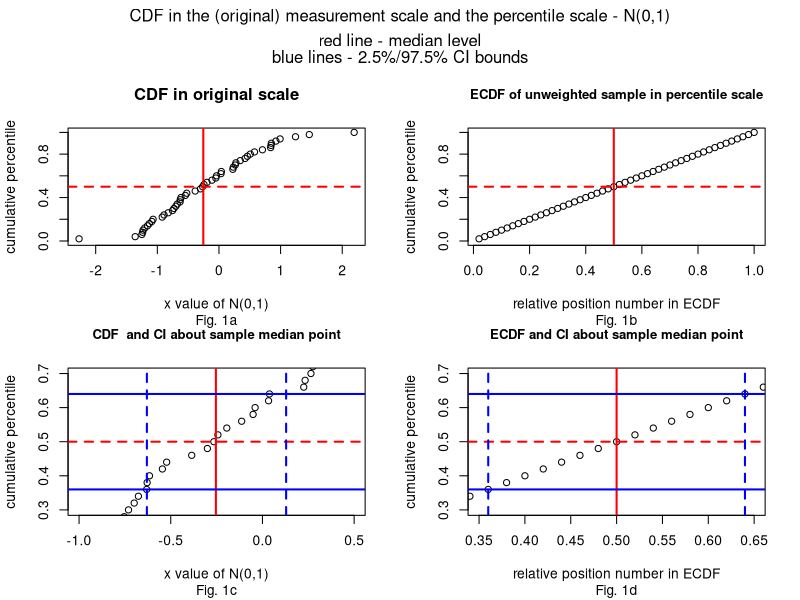
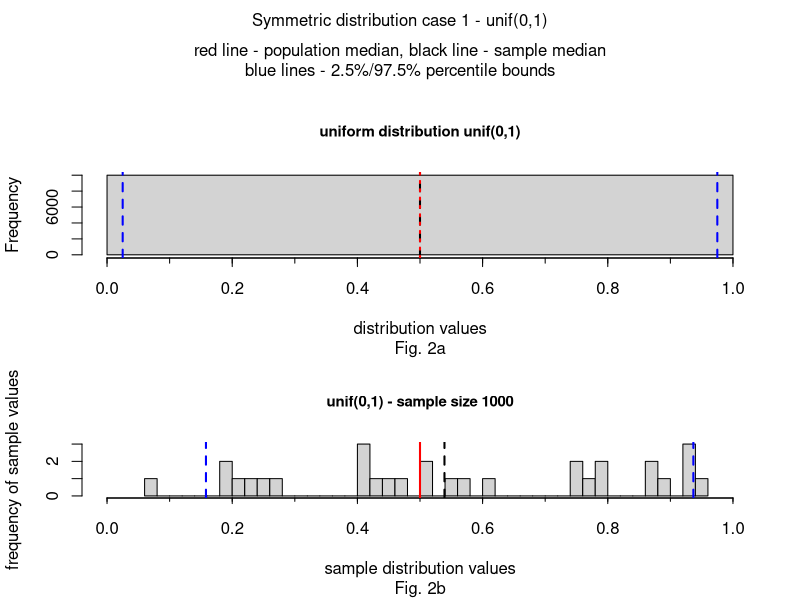
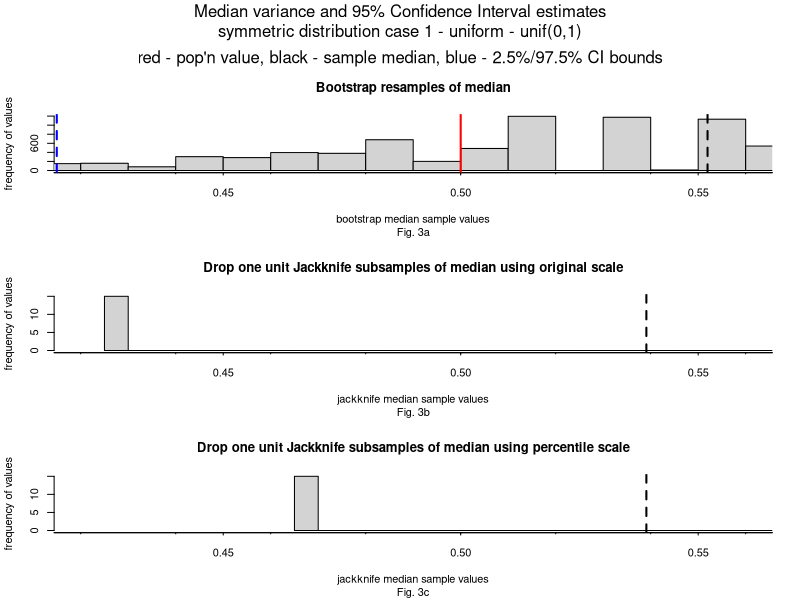
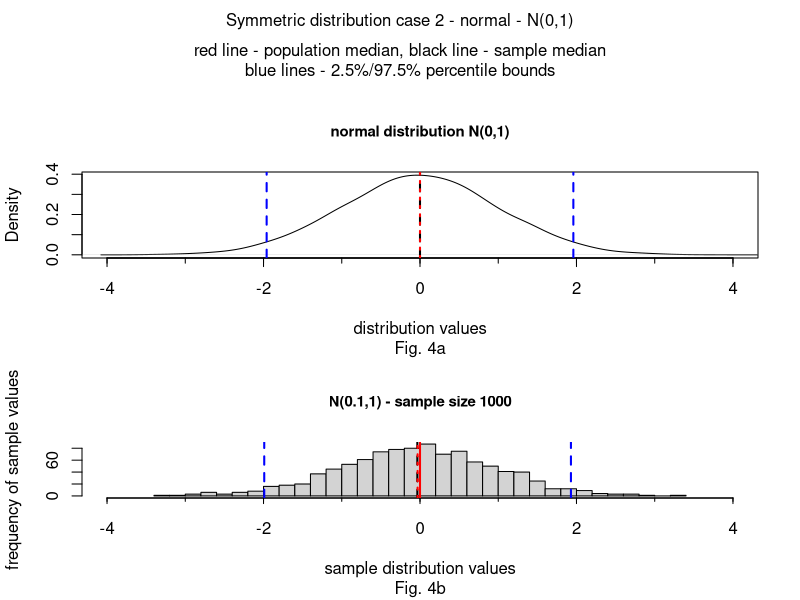
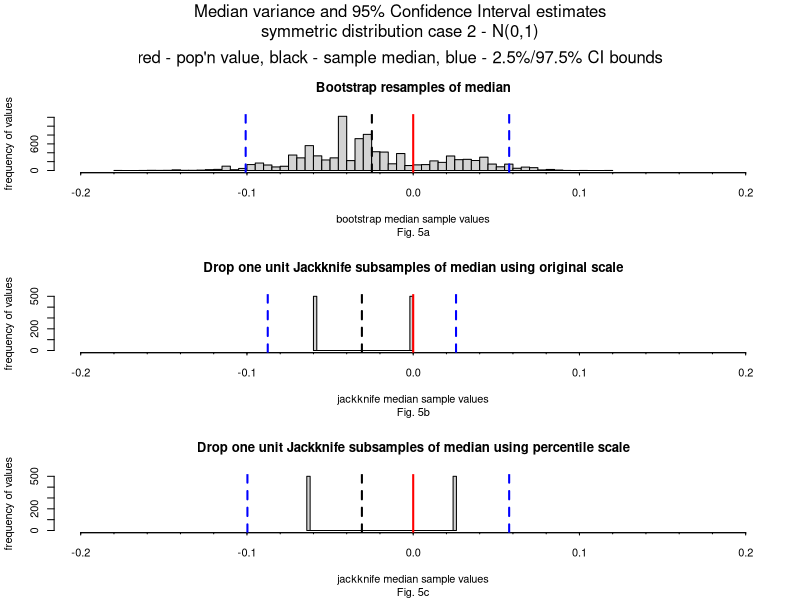
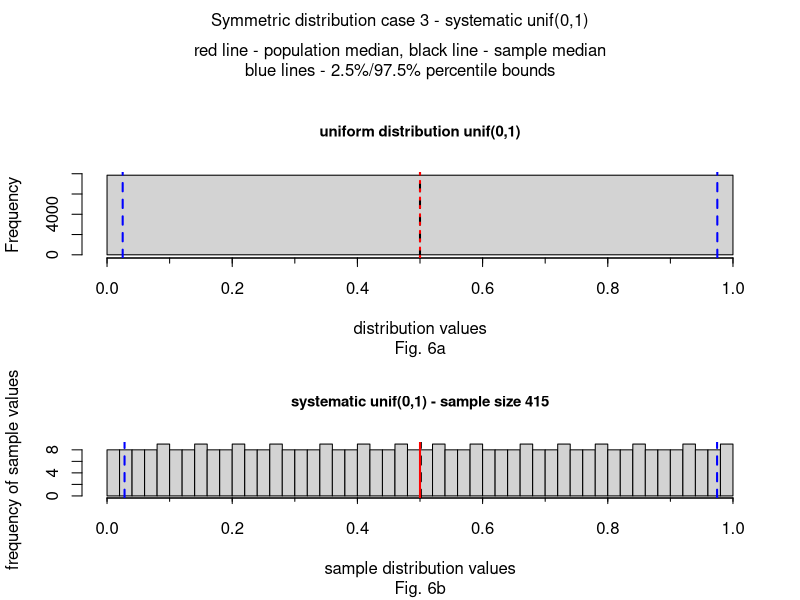
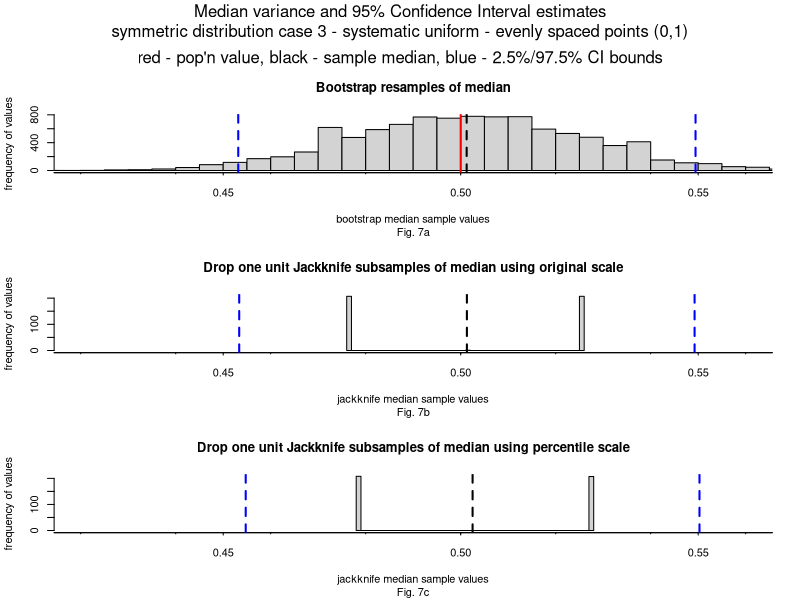
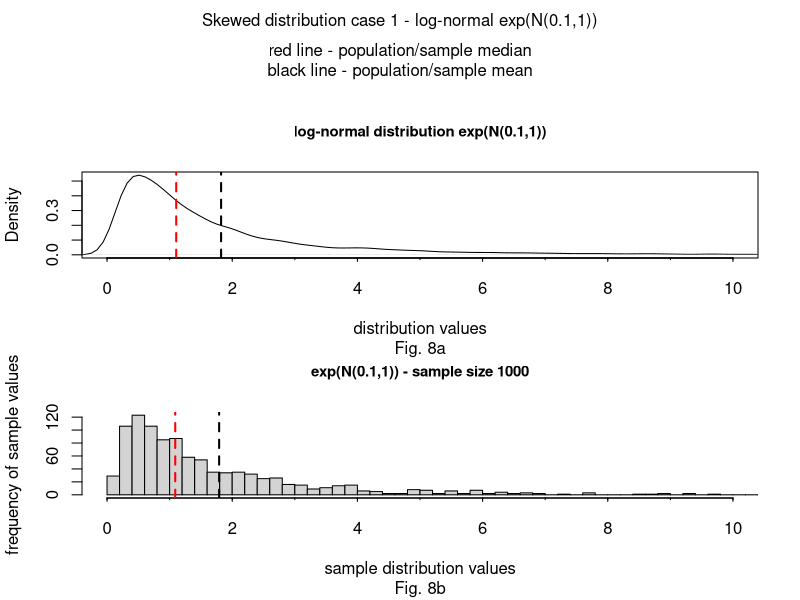

Recreate these plots in R, in order.
## ---- chunk 1

set.seed(2618)
samp <- rnorm(50,0,1)
Fn <- ecdf(samp)
yval <- Fn(samp)

setdata <- as.data.frame(cbind(samp,yval))
setdata <- setdata[order(setdata[,"yval"]),]
#length(setdata)
setdata[,3] <- as.vector(c(1:50)/50)
#head(setdata)

colnames(setdata) <- c("orig scale","cdf value","percentscale")

library(boot)
stat <- function(x, i) {median(x[i])}
boot.out <- boot(data = setdata[,1],
                 statistic = stat,
                 R = 10000)
# boot.ci(boot.out)
# print("mean of bootstrap samples")
# mean(boot.out$t)
# median(boot.out$t)
# print("standard error of bootstrap samples")
# sd(boot.out$t)
outboot <- quantile(boot.out$t,probs=c(.025,.15865,.5,.6827,.975))


n <- length(samp)
theta <- median(samp)
jkinv <- sapply(1 : n,
             function(i) {Fn <- ecdf(samp[-i]);
                             Fn(theta)}
)

thetaBarinv <- mean(jkinv)
jkexpinv <- (jkinv-thetaBarinv)*sqrt(n)+thetaBarinv
jkexpandinv <- quantile(samp,jkexpinv) 
#head(jkexpandinv)
biasEstinv <- (n - 1) * (thetaBarinv - theta)
seEstinv <- sqrt((n - 1) * mean((jkinv - thetaBarinv)^2))


par(mfrow=c(2,2))
par(fig=c(0,0.5,0.45,0.9))

plot(y=yval,x=samp,ylim=c(0,1),main="CDF in original scale",xlab="x value of N(0,1)",ylab="cumulative percentile",sub="Fig. 1a")
abline(h=0.5,col="red",lwd=2,lty=2)
abline(v=median(samp),col="red",lwd=2,lty=1)


par(fig=c(0.5,1,0.45,0.9), new=TRUE)
plot(y=setdata[,"cdf value"],x=setdata[,"percentscale"],ylim=c(0,1),main="ECDF of unweighted sample in percentile scale",xlab="relative position number in ECDF",ylab="cumulative percentile",cex.main=0.95,sub="Fig. 1b")
abline(h=0.5,col="red",lwd=2,lty=2)
abline(v=0.5,col="red",lwd=2,lty=1)


par(fig=c(0,0.5,0,0.5), new=TRUE)

plot(y=yval,x=samp,xlim=c(-1,.5),ylim=c(.3,.7),main="CDF  and CI about sample median point",xlab="x value of N(0,1)",ylab="cumulative percentile",cex.main=0.95,sub="Fig. 1c")
abline(h=0.5,col="red",lwd=2,lty=2)
abline(v=median(samp),col="red",lwd=2,lty=1)
abline(v=outboot[1],col="blue",lwd=2,lty=2)
abline(v=outboot[5],col="blue",lwd=2,lty=2)
Fn <- ecdf(samp)
abline(h=Fn(outboot[1]),col="blue",lwd=2,lty=1)
abline(h=Fn(outboot[5]),col="blue",lwd=2,lty=1)

par(fig=c(0.5,1,0,0.5), new=TRUE)
plot(y=setdata[,"cdf value"],x=setdata[,"percentscale"],xlim=c(.35,.65),ylim=c(.3,.7),main="ECDF and CI about sample median point",xlab="relative position number in ECDF",ylab="cumulative percentile",cex.main=0.95,sub="Fig. 1d")
abline(h=0.5,col="red",lwd=2,lty=2)
abline(v=0.5,col="red",lwd=2,lty=1)
abline(v=0.5-1.96*seEstinv,col="blue",lwd=2,lty=2)
abline(v=0.5+1.96*seEstinv,col="blue",lwd=2,lty=2)
abline(h=0.5-1.96*seEstinv,col="blue",lwd=2,lty=1)
abline(h=0.5+1.96*seEstinv,col="blue",lwd=2,lty=1)


mtext("CDF in the (original) measurement scale and the percentile scale - N(0,1)", side=3, outer=TRUE, line=-1.5)
mtext("red line - median level", side=3, outer=TRUE, line=-3)
mtext("blue lines - 2.5%/97.5% CI bounds", side=3, outer=TRUE, line=-4)

## ---- chunk 2

setwd("d:/courses/research/variance")

# small sample size 1000 
set.seed(971)
symm <- runif(30,0,1)

library(boot)
stat <- function(x, i) {median(x[i])}
boot.out <- boot(data = symm,
                 statistic = stat,
                 R = 10000)
boot.ci(boot.out)
print("mean of bootstrap samples")
mean(boot.out$t)
print("standard error of bootstrap samples")
sd(boot.out$t)
outboot <- quantile(boot.out$t,probs=c(.025,.15865,.5,.6827,.975))




par(mfrow=c(2,1))
par(fig=c(0,1,0.4,0.85))

#large sample size
set.seed(92513)
symmdist <- runif(10000,0,1)
hist(symmdist,breaks=1,xlim=c(0,1),main="uniform distribution unif(0,1)",xaxt="n",sub="Fig. 2a",xlab="distribution values",cex.main=0.9)
axis(1, at=seq(0,1,.1), label=F, tick=T, tck=-.06)
axis(1, at=seq(0,1,.2), tck=-.1)

abline(v=0.5,col="black",lwd=2,lty=2)
abline(v=0.5,col="red",lwd=2,lty=3)
abline(v=0.025,col="blue",lwd=2,lty=2)
abline(v=0.975,col="blue",lwd=2,lty=2)

par(fig=c(0,1,0,0.4), new=TRUE)

hist(symm,breaks=40,xlim=c(0,1),main="unif(0,1) - sample size 1000",xaxt="n",sub="Fig. 2b",xlab="sample distribution values",ylab="frequency of sample values",cex.main=0.9)
meannormsamp <- mean(symm)
mednormsamp <- median(symm)
axis(1, at=seq(0,1,.1), label=F, tick=T, tck=-.06)
axis(1, at=seq(0,1,.2), tck=-.1)
abline(v=mednormsamp,col="black",lwd=2,lty=2)
abline(v=0.5,col="red",lwd=2,lty=1)
abline(v=quantile(symm,probs=c(.025)),col="blue",lwd=2,lty=2)
abline(v=quantile(symm,probs=c(.975)),col="blue",lwd=2,lty=2)

mtext("Symmetric distribution case 1 - unif(0,1)", side=3, outer=TRUE, line=-1.5)
mtext("red line - population median, black line - sample median", side=3, outer=TRUE, line=-3)
mtext("blue lines - 2.5%/97.5% percentile bounds", side=3, outer=TRUE, line=-4)




# jackknife calculations in original scale of observations


n <- length(symm)
theta <- median(symm)
jk <- sapply(1 : n,
             function(i) median(symm[-i])
)
thetaBar <- mean(jk)
jkexpand <- (jk-thetaBar)*sqrt(n)+thetaBar
biasEst <- (n - 1) * (thetaBar - theta)
seEst <- sqrt((n - 1) * mean((jk - thetaBar)^2))
print("jackknife median estimate using calculations in original scale")
thetaBar
print("jackknife median CI lower bound using calculations in original scale")
thetaBar-1.96*seEst
print("jackknife median CI upper bound using calculations in original scale")
thetaBar+1.96*seEst



# jackknife calculations in percentile scale and then backtransforming results to observed scale 


n <- length(symm)
theta <- median(symm)
jkinv <- sapply(1 : n,
             function(i) {Fn <- ecdf(symm[-i]);
                             Fn(theta)}
)
jkinv

thetaBarinv <- mean(jkinv)
jkexpinv <- (jkinv-thetaBarinv)*sqrt(n)+thetaBarinv
jkexpandinv <- quantile(symm,jkexpinv) 
#head(jkexpandinv)
biasEstinv <- (n - 1) * (thetaBarinv - theta)
seEstinv <- sqrt((n - 1) * mean((jkinv - thetaBarinv)^2))

print("")
print("jackknife median estimate using calculations in percentile scale")
print("and then backtransformed to original scale")
quantile(symm,thetaBarinv)
print("jackknife median estimate lower bound using calculations in ")
print("percentile scale and then backtransformed to original scale")
quantile(symm,thetaBarinv-1.96*seEstinv)
print("jackknife median estimate upper bound using calculations in ")
print("percentile scale and then backtransformed to original scale")
quantile(symm,thetaBarinv+1.96*seEstinv)


par(mfrow=c(3,1))
par(fig=c(0,1,0.6,0.9))

hist(boot.out$t,breaks=60,xlim=c(.42,.56),main="Bootstrap resamples of median",xaxt="n",sub="Fig. 3a",xlab="bootstrap median sample values",ylab="frequency of values",)
medianest <- mean(boot.out$t)
axis(1, at=seq(.4,.6,.02), label=F, tick=T, tck=-.02)
axis(1, at=seq(.4,.6,.05), tck=-.04)
abline(v=medianest,col="black",lwd=2,lty=2)
abline(v=0.5,col="red",lwd=2,lty=1)
abline(v=outboot[1],col="blue",lwd=2,lty=2)
abline(v=outboot[5],col="blue",lwd=2,lty=2)


par(fig=c(0,1,0.3,0.6), new=TRUE)
hist(jkexpand,breaks=40,xlim=c(.42,.56),main="Drop one unit Jackknife subsamples of median using original scale",xaxt="n",sub="Fig. 3b",xlab="jackknife median sample values",ylab="frequency of values",)
 
axis(1, at=seq(.4,.6,.02), label=F, tick=T, tck=-.02)
axis(1, at=seq(.4,.6,.05), tck=-.04)
abline(v=thetaBar,col="black",lwd=2,lty=2)
abline(v=0,col="red",lwd=2,lty=1)
abline(v=thetaBar-1.96*seEst,col="blue",lwd=2,lty=2)
abline(v=thetaBar+1.96*seEst,col="blue",lwd=2,lty=2)



par(fig=c(0,1,0,0.3), new=TRUE)
hist(jkexpandinv,breaks=40,xlim=c(.42,.56),main="Drop one unit Jackknife subsamples of median using percentile scale",xaxt="n",sub="Fig. 3c",xlab="jackknife median sample values",ylab="frequency of values",)
 
axis(1, at=seq(.4,.6,.02), label=F, tick=T, tck=-.02)
axis(1, at=seq(.4,.6,.05), tck=-.04)
abline(v=quantile(symm,thetaBarinv),col="black",lwd=2,lty=2)
abline(v=0,col="red",lwd=2,lty=1)
abline(v=quantile(symm,thetaBarinv-1.96*seEstinv),col="blue",lwd=2,lty=2)
abline(v=quantile(symm,thetaBarinv+1.96*seEstinv),col="blue",lwd=2,lty=2)

mtext("Median variance and 95% Confidence Interval estimates", side=3, outer=TRUE, line=-1.5)
mtext("symmetric distribution case 1 - uniform - unif(0,1)", side=3, outer=TRUE, line=-3)
mtext("red - pop'n value, black - sample median, blue - 2.5%/97.5% CI bounds", side=3, outer=TRUE, line=-5)

## ---- chunk 3
setwd("d:/courses/research/variance")

par(mfrow=c(2,1))
par(fig=c(0,1,0.4,0.85))

#large sample size
set.seed(92513)
symm <- rnorm(10000,0,1)
plot(density(symm,bw=.2),xlim=c(-4,4),main="normal distribution N(0,1)",xaxt="n",sub="Fig. 4a",xlab="distribution values",cex.main=0.9)
axis(1, at=seq(-4,4), label=F, tick=T, tck=-.06)
axis(1, at=seq(-4,4,2), tck=-.1)

abline(v=0,col="black",lwd=2,lty=2)
abline(v=0,col="red",lwd=2,lty=3)
abline(v=0-1.96*1,col="blue",lwd=2,lty=2)
abline(v=0+1.96*1,col="blue",lwd=2,lty=2)

# small sample size 1000 
set.seed(971)
symm <- rnorm(1000,0,1)
par(fig=c(0,1,0,0.4), new=TRUE)

hist(symm,breaks=40,xlim=c(-4,4),main="N(0.1,1) - sample size 1000",xaxt="n",sub="Fig. 4b",xlab="sample distribution values",ylab="frequency of sample values",cex.main=0.9)
meannormsamp <- mean(symm)
mednormsamp <- median(symm)
axis(1, at=seq(-4,4), label=F, tick=T, tck=-.06)
axis(1, at=seq(-4,4,2), tck=-.1)
abline(v=meannormsamp,col="black",lwd=2,lty=2)
abline(v=mednormsamp,col="red",lwd=2,lty=3)
abline(v=0,col="red",lwd=2,lty=1)
abline(v=mednormsamp-1.96*1,col="blue",lwd=2,lty=2)
abline(v=mednormsamp+1.96*1,col="blue",lwd=2,lty=2)

mtext("Symmetric distribution case 2 - normal - N(0,1)", side=3, outer=TRUE, line=-1.5)
mtext("red line - population median, black line - sample median", side=3, outer=TRUE, line=-3)
mtext("blue lines - 2.5%/97.5% percentile bounds", side=3, outer=TRUE, line=-4)

## ---- chunk 4

library(boot)
stat <- function(x, i) {median(x[i])}
boot.out <- boot(data = symm,
                 statistic = stat,
                 R = 10000)
boot.ci(boot.out)
 mean(boot.out$t)
 sd(boot.out$t)
outboot <- quantile(boot.out$t,probs=c(.025,.15865,.5,.6827,.975))
#outboot

par(mfrow=c(3,1))
par(fig=c(0,1,0.6,0.9))

hist(boot.out$t,breaks=60,xlim=c(-.2,.2),main="Bootstrap resamples of median",xaxt="n",sub="Fig. 5a",xlab="bootstrap median sample values",ylab="frequency of values",)
medianest <- mean(boot.out$t)
axis(1, at=seq(-.2,.2,.02), label=F, tick=T, tck=-.02)
axis(1, at=seq(-.2,.2,.1), tck=-.04)
abline(v=medianest,col="black",lwd=2,lty=2)
abline(v=0,col="red",lwd=2,lty=1)
abline(v=outboot[1],col="blue",lwd=2,lty=2)
abline(v=outboot[5],col="blue",lwd=2,lty=2)

n <- length(symm)
theta <- median(symm)
jk <- sapply(1 : n,
             function(i) median(symm[-i])
)
thetaBar <- mean(jk)
jkexpand <- (jk-thetaBar)*sqrt(n)+thetaBar
biasEst <- (n - 1) * (thetaBar - theta)
seEst <- sqrt((n - 1) * mean((jk - thetaBar)^2))
print("jackknife estimate based on original scale")
thetaBar
thetaBar-1.96*seEst
thetaBar+1.96*seEst

par(fig=c(0,1,0.3,0.6), new=TRUE)
hist(jkexpand,breaks=40,xlim=c(-.2,.2),main="Drop one unit Jackknife subsamples of median using original scale",xaxt="n",sub="Fig. 5b",xlab="jackknife median sample values",ylab="frequency of values",)
 
axis(1, at=seq(-.2,.2,.02), label=F, tick=T, tck=-.02)
axis(1, at=seq(-.2,.2,.1), tck=-.04)
abline(v=thetaBar,col="black",lwd=2,lty=2)
abline(v=0,col="red",lwd=2,lty=1)
abline(v=thetaBar-1.96*seEst,col="blue",lwd=2,lty=2)
abline(v=thetaBar+1.96*seEst,col="blue",lwd=2,lty=2)


n <- length(symm)
theta <- median(symm)
jkinv <- sapply(1 : n,
             function(i) {Fn <- ecdf(symm[-i]);
                             Fn(theta)}
)
#head(jkinv)

thetaBar <- mean(jkinv)
#thetaBar
jkexpinv <- (jkinv-thetaBar)*sqrt(n)+thetaBar
jkexpand <- quantile(symm,jkexpinv) 
#head(jkexpand)
biasEst <- (n - 1) * (thetaBar - theta)
seEst <- sqrt((n - 1) * mean((jkinv - thetaBar)^2))
print("jackknife estimates based on percentile scale")
quantile(symm,thetaBar)
quantile(symm,thetaBar-1.96*seEst)
quantile(symm,thetaBar+1.96*seEst)

par(fig=c(0,1,0,0.3), new=TRUE)
hist(jkexpand,breaks=40,xlim=c(-.2,.2),main="Drop one unit Jackknife subsamples of median using percentile scale",xaxt="n",sub="Fig. 5c",xlab="jackknife median sample values",ylab="frequency of values",)
 
axis(1, at=seq(-.2,.2,.02), label=F, tick=T, tck=-.02)
axis(1, at=seq(-.2,.2,.1), tck=-.04)
abline(v=quantile(symm,thetaBar),col="black",lwd=2,lty=2)
abline(v=0,col="red",lwd=2,lty=1)
abline(v=quantile(symm,thetaBar-1.96*seEst),col="blue",lwd=2,lty=2)
abline(v=quantile(symm,thetaBar+1.96*seEst),col="blue",lwd=2,lty=2)

mtext("Median variance and 95% Confidence Interval estimates", side=3, outer=TRUE, line=-1.5)
mtext("symmetric distribution case 2 - N(0,1)", side=3, outer=TRUE, line=-3)
mtext("red - pop'n value, black - sample median, blue - 2.5%/97.5% CI bounds", side=3, outer=TRUE, line=-5)

## ---- chunk 5

setwd("d:/courses/research/variance")

# small sample size random between 300-1000
set.seed(6971)
symmstart <- runif(1,0.001,.0033333)
symmskip <- runif(1,0.001,.0033333)
symm <- seq(symmstart,1,symmskip)
#symm

library(boot)
stat <- function(x, i) {median(x[i])}
boot.out <- boot(data = symm,
                 statistic = stat,
                 R = 10000)
boot.ci(boot.out)
print("mean of bootstrap samples")
mean(boot.out$t)
print("standard error of bootstrap samples")
sd(boot.out$t)
outboot <- quantile(boot.out$t,probs=c(.025,.15865,.5,.6827,.975))




par(mfrow=c(2,1))
par(fig=c(0,1,0.4,0.85))

#large sample size using sample size between 6000-20000
set.seed(513)
symmdiststart <- runif(1,0.001,.0033333)/20
symmdistskip <- runif(1,0.001,.0033333)/20
symmdist <- seq(symmdiststart,1,symmdistskip)
hist(symmdist,breaks=1,xlim=c(0,1),main="uniform distribution unif(0,1)",xaxt="n",sub="Fig. 6a",xlab="distribution values",cex.main=0.9)
axis(1, at=seq(0,1,.1), label=F, tick=T, tck=-.06)
axis(1, at=seq(0,1,.2), tck=-.1)

abline(v=0.5,col="black",lwd=2,lty=2)
abline(v=0.5,col="red",lwd=2,lty=3)
abline(v=0.025,col="blue",lwd=2,lty=2)
abline(v=0.975,col="blue",lwd=2,lty=2)

par(fig=c(0,1,0,0.4), new=TRUE)

hist(symm,breaks=60,xlim=c(0,1),main="systematic unif(0,1) - sample size 415",xaxt="n",sub="Fig. 6b",xlab="sample distribution values",ylab="frequency of sample values",cex.main=0.9)
meannormsamp <- mean(symm)
mednormsamp <- median(symm)
axis(1, at=seq(0,1,.1), label=F, tick=T, tck=-.06)
axis(1, at=seq(0,1,.2), tck=-.1)
abline(v=mednormsamp,col="black",lwd=2,lty=2)
abline(v=0.5,col="red",lwd=2,lty=1)
abline(v=quantile(symm,probs=c(.025)),col="blue",lwd=2,lty=2)
abline(v=quantile(symm,probs=c(.975)),col="blue",lwd=2,lty=2)

mtext("Symmetric distribution case 3 - systematic unif(0,1)", side=3, outer=TRUE, line=-1.5)
mtext("red line - population median, black line - sample median", side=3, outer=TRUE, line=-3)
mtext("blue lines - 2.5%/97.5% percentile bounds", side=3, outer=TRUE, line=-4)




# jackknife calculations in original scale of observations


n <- length(symm)
theta <- median(symm)
jk <- sapply(1 : n,
             function(i) median(symm[-i])
)
thetaBar <- mean(jk)
jkexpand <- (jk-thetaBar)*sqrt(n)+thetaBar
biasEst <- (n - 1) * (thetaBar - theta)
seEst <- sqrt((n - 1) * mean((jk - thetaBar)^2))
print("jackknife median estimate using calculations in original scale")
thetaBar
print("jackknife median CI lower bound using calculations in original scale")
thetaBar-1.96*seEst
print("jackknife median CI upper bound using calculations in original scale")
thetaBar+1.96*seEst



# jackknife calculations in percentile scale and then backtransforming results to observed scale 


n <- length(symm)
theta <- median(symm)
jkinv <- sapply(1 : n,
             function(i) {Fn <- ecdf(symm[-i]);
                             Fn(theta)}
)
#head(jkinv)

thetaBarinv <- mean(jkinv)
jkexpinv <- (jkinv-thetaBarinv)*sqrt(n)+thetaBarinv
jkexpandinv <- quantile(symm,jkexpinv) 
#head(jkexpandinv)
biasEstinv <- (n - 1) * (thetaBarinv - theta)
seEstinv <- sqrt((n - 1) * mean((jkinv - thetaBarinv)^2))

print("")
print("jackknife median estimate using calculations in percentile scale ")
print("and then backtransformed to original scale")
quantile(symm,thetaBarinv)
print("jackknife median estimate lower bound using calculations in ")
print("percentile scale and then backtransformed to original scale")
quantile(symm,thetaBarinv-1.96*seEstinv)
print("jackknife median estimate upper bound using calculations in ")
print("percentile scale and then backtransformed to original scale")
quantile(symm,thetaBarinv+1.96*seEstinv)


par(mfrow=c(3,1))
par(fig=c(0,1,0.6,0.9))

hist(boot.out$t,breaks=60,xlim=c(.42,.56),main="Bootstrap resamples of median",xaxt="n",sub="Fig. 7a",xlab="bootstrap median sample values",ylab="frequency of values",)
medianest <- mean(boot.out$t)
axis(1, at=seq(.4,.6,.02), label=F, tick=T, tck=-.02)
axis(1, at=seq(.4,.6,.05), tck=-.04)
abline(v=medianest,col="black",lwd=2,lty=2)
abline(v=0.5,col="red",lwd=2,lty=1)
abline(v=outboot[1],col="blue",lwd=2,lty=2)
abline(v=outboot[5],col="blue",lwd=2,lty=2)


par(fig=c(0,1,0.3,0.6), new=TRUE)
hist(jkexpand,breaks=40,xlim=c(.42,.56),main="Drop one unit Jackknife subsamples of median using original scale",xaxt="n",sub="Fig. 7b",xlab="jackknife median sample values",ylab="frequency of values",)
 
axis(1, at=seq(.4,.6,.02), label=F, tick=T, tck=-.02)
axis(1, at=seq(.4,.6,.05), tck=-.04)
abline(v=thetaBar,col="black",lwd=2,lty=2)
abline(v=0,col="red",lwd=2,lty=1)
abline(v=thetaBar-1.96*seEst,col="blue",lwd=2,lty=2)
abline(v=thetaBar+1.96*seEst,col="blue",lwd=2,lty=2)



par(fig=c(0,1,0,0.3), new=TRUE)
hist(jkexpandinv,breaks=40,xlim=c(.42,.56),main="Drop one unit Jackknife subsamples of median using percentile scale",xaxt="n",sub="Fig. 7c",xlab="jackknife median sample values",ylab="frequency of values",)
 
axis(1, at=seq(.4,.6,.02), label=F, tick=T, tck=-.02)
axis(1, at=seq(.4,.6,.05), tck=-.04)
abline(v=quantile(symm,thetaBarinv),col="black",lwd=2,lty=2)
abline(v=0,col="red",lwd=2,lty=1)
abline(v=quantile(symm,thetaBarinv-1.96*seEst),col="blue",lwd=2,lty=2)
abline(v=quantile(symm,thetaBarinv+1.96*seEst),col="blue",lwd=2,lty=2)

mtext("Median variance and 95% Confidence Interval estimates", side=3, outer=TRUE, line=-1.5)
mtext("symmetric distribution case 3 - systematic uniform - evenly spaced points (0,1)", side=3, outer=TRUE, line=-3)
mtext("red - pop'n value, black - sample median, blue - 2.5%/97.5% CI bounds", side=3, outer=TRUE, line=-5)

## ---- chunk 6
setwd("d:/courses/research/variance")

par(mfrow=c(2,1))
par(fig=c(0,1,0.4,0.85))

#large sample size
set.seed(92513)
skewed <- exp(rnorm(10000,0.1,1))
plot(density(skewed,bw=.16),xlim=c(0,10),main="log-normal distribution exp(N(0.1,1))",xaxt="n",sub="Fig. 8a",xlab="distribution values",cex.main=0.9)
axis(1, at=seq(0,10), label=F, tick=T, tck=-.02)
axis(1, at=seq(0,10,2), tck=-.04)

abline(v=exp(0.1),col="red",lwd=2,lty=2)
abline(v=exp(0.1+1/2),col="black",lwd=2,lty=2)

# small sample size 1000 
set.seed(6971)
skewed <- exp(rnorm(1000,0.1,1))
par(fig=c(0,1,0,0.45), new=TRUE)

hist(skewed,breaks=101,xlim=c(0,10),main="exp(N(0.1,1)) - sample size 1000",xaxt="n",sub="Fig. 8b",xlab="sample distribution values",ylab="frequency of sample values",cex.main=0.9)
meanlognormsamp <- mean(sort(skewed))
medlognormsamp <- median(skewed)
axis(1, at=seq(0,10), label=F, tick=T, tck=-.02)
axis(1, at=seq(0,10,2), tck=-.04)
abline(v=meanlognormsamp,col="black",lwd=2,lty=2)
abline(v=medlognormsamp,col="red",lwd=2,lty=2)

mtext("Skewed distribution case 1 - log-normal exp(N(0.1,1))", side=3, outer=TRUE, line=-1.5)
mtext("red line - population/sample median", side=3, outer=TRUE, line=-3)
mtext("black line - population/sample mean", side=3, outer=TRUE, line=-4)

## ---- chunk 7


library(boot)
stat <- function(x, i) {median(x[i])}
boot.out <- boot(data = skewed,
                 statistic = stat,
                 R = 10000)
boot.ci(boot.out)
mean(boot.out$t)
sd(boot.out$t)
outboot <- quantile(boot.out$t,probs=c(.025,.15865,.5,.6827,.975))
outboot

par(mfrow=c(3,1))
par(fig=c(0,1,0.6,0.9))
hist(boot.out$t,breaks=70,xlim=c(0.95,1.3),main="Bootstrap resamples of median",xaxt="n",sub="Fig. 9a",xlab="bootstrap median sample values",ylab="frequency of values",)
medianest <- mean(boot.out$t)
axis(1, at=seq(0.9,1.3,.1), label=F, tick=T, tck=-.05)
axis(1, at=seq(0.8,1.3,.1), tck=-.1)
abline(v=medianest,col="black",lwd=2,lty=2)
abline(v=exp(0.1),col="red",lwd=2,lty=1)
abline(v=outboot[1],col="blue",lwd=2,lty=2)
abline(v=outboot[5],col="blue",lwd=2,lty=2)


n <- length(skewed)
theta <- median(skewed)
jk <- sapply(1 : n,
             function(i) median(skewed[-i])
)
thetaBar <- mean(jk)
jkexpand <- (jk-thetaBar)*sqrt(n)+thetaBar
biasEst <- (n - 1) * (thetaBar - theta)
seEst <- sqrt((n - 1) * mean((jk - thetaBar)^2))
print("Jackknife estimates using original scale")
thetaBar
thetaBar-1.96*seEst
thetaBar+1.96*seEst

par(fig=c(0,1,0.3,0.6), new=TRUE)
hist(jkexpand,breaks=70,xlim=c(0.95,1.3),main="Drop one unit Jackknife subsamples of median using original scale",xaxt="n",sub="Fig. 9b",xlab="jackknife median sample values",ylab="frequency of values",)
 
axis(1, at=seq(0.9,1.3,.1), label=F, tick=T, tck=-.05)
axis(1, at=seq(0.8,1.3,.1), tck=-.1)
abline(v=thetaBar,col="black",lwd=2,lty=2)
abline(v=exp(0.1),col="red",lwd=2,lty=1)
abline(v=thetaBar-1.96*seEst,col="blue",lwd=2,lty=2)
abline(v=thetaBar+1.96*seEst,col="blue",lwd=2,lty=2)


n <- length(skewed)
theta <- median(skewed)
jkinv <- sapply(1 : n,
             function(i) {Fn <- ecdf(skewed[-i]);
                             Fn(theta)}
)
#head(jkinv)

thetaBar <- mean(jkinv)
#thetaBar
jkexpinv <- (jkinv-thetaBar)*sqrt(n)+thetaBar
jkexpand <- quantile(skewed,jkexpinv) 
#head(jkexpand)
biasEst <- (n - 1) * (thetaBar - theta)
seEst <- sqrt((n - 1) * mean((jkinv - thetaBar)^2))

print("Jackknife estimates using percentile scale and backtransformed")
quantile(skewed,thetaBar)
quantile(skewed,thetaBar-1.96*seEst)
quantile(skewed,thetaBar+1.96*seEst)

par(fig=c(0,1,0,0.3), new=TRUE)
hist(jkexpand,breaks=70,xlim=c(0.95,1.3),main="Drop one unit Jackknife subsamples of median using percentile scale",xaxt="n",sub="Fig. 9c",xlab="jackknife median sample values",ylab="frequency of values",)
 
axis(1, at=seq(0.9,1.3,.1), label=F, tick=T, tck=-.05)
axis(1, at=seq(0.8,1.3,.1), tck=-.1)
abline(v=quantile(skewed,thetaBar),col="black",lwd=2,lty=2)
abline(v=exp(0.1),col="red",lwd=2,lty=1)
abline(v=quantile(skewed,thetaBar-1.96*seEst),col="blue",lwd=2,lty=2)
abline(v=quantile(skewed,thetaBar+1.96*seEst),col="blue",lwd=2,lty=2)

mtext("Median variance and 95% Confidence Interval estimates", side=3, outer=TRUE, line=-1.5)
mtext("Skewed distribution case 1 - log-normal exp(N(0.1,1))", side=3, outer=TRUE, line=-3)
mtext("red - pop'n value, black - sample median, blue - 2.5%/97.5% CI bounds", side=3, outer=TRUE, line=-5)

## ---- chunk 8
setwd("d:/courses/research/variance")

par(mfrow=c(2,1))
par(fig=c(0,1,0.4,0.85))

#large sample size
set.seed(13)
waitdur1 <- rnorm(90000,55,5.5)
waitdur2 <- rnorm(180000,80,6)
waitdur <- c(waitdur1,waitdur2)
median_dist <- median(waitdur)
plot(density(waitdur,bw=.44),xlim=c(40,100),main="bivariate normal - 1/3*exp(N(55,5.5)+2/3*exp(N(80,6)))",xaxt="n",sub="Fig. 10a",xlab="distribution values (seconds)",cex.main=0.9)
axis(1, at=seq(40,100,5), label=F, tick=T, tck=-.02)
axis(1, at=seq(40,100,10), tck=-.04)
abline(v=median_dist,col="red",lwd=2,lty=2)
abline(v=1/3*55+2/3*80,col="black",lwd=2,lty=2)

# small sample size 1000 
set.seed(719)
waitdur1 <- rnorm(90,55,5.5)
waitdur2 <- rnorm(180,80,6)
waitdur <- c(waitdur1,waitdur2)
par(fig=c(0,1,0,0.45), new=TRUE)
hist(waitdur,breaks=61,xlim=c(40,100),main="bimodal - sample size 270",xaxt="n",sub="Fig. 10b",xlab="sample distribution values (seconds)",ylab="frequency of sample values",cex.main=0.9)
meanbimodalsamp <- mean(sort(waitdur))
medbimodalsamp <- median(waitdur)
axis(1, at=seq(40,100,5), label=F, tick=T, tck=-.02)
axis(1, at=seq(40,100,10), tck=-.04)
abline(v=meanbimodalsamp,col="black",lwd=2,lty=2)
abline(v=medbimodalsamp,col="red",lwd=2,lty=2)

mtext("Skewed distribution case 2 - weighted bivariate normal", side=3, outer=TRUE, line=-1)
mtext("approximation of old faithful geyser wait duration", side=3, outer=TRUE, line=-2)
mtext("red line - population/sample median", side=3, outer=TRUE, line=-3)
mtext("black line - population/sample mean", side=3, outer=TRUE, line=-4)

## ---- chunk 9


library(boot)
stat <- function(x, i) {median(x[i])}
boot.out <- boot(data = waitdur,
                 statistic = stat,
                 R = 40000)
boot.ci(boot.out)
mean(boot.out$t)
sd(boot.out$t)
outboot <- quantile(boot.out$t,probs=c(.025,.15865,.5,.6827,.975))
outboot

par(mfrow=c(3,1))
par(fig=c(0,1,0.6,0.9))
hist(boot.out$t,breaks=60,xlim=c(74,78),main="Bootstrap resamples of median",xaxt="n",sub="Fig. 11a",xlab="bootstrap median sample values",ylab="frequency of values",)
medianest <- mean(boot.out$t)
axis(1, at=seq(74,78,.1), label=F, tick=T, tck=-.05)
axis(1, at=seq(74,78,.5), tck=-.1)
abline(v=medianest,col="black",lwd=2,lty=2)
abline(v=median_dist,col="red",lwd=2,lty=1)
abline(v=outboot[1],col="blue",lwd=2,lty=2)
abline(v=outboot[5],col="blue",lwd=2,lty=2)


n <- length(waitdur)
theta <- median(waitdur)
jk <- sapply(1 : n,
             function(i) median(waitdur[-i])
)
thetaBar <- mean(jk)
jkexpand <- (jk-thetaBar)*sqrt(n)+thetaBar
biasEst <- (n - 1) * (thetaBar - theta)
seEst <- sqrt((n - 1) * mean((jk - thetaBar)^2))
print("Jackknife estimates using the original scale")
thetaBar
thetaBar-1.96*seEst
thetaBar+1.96*seEst

par(fig=c(0,1,0.3,0.6), new=TRUE)
hist(jkexpand,breaks=60,xlim=c(74,78),main="Drop one unit Jackknife subsamples of median using original scale",xaxt="n",sub="Fig. 11b",xlab="jackknife median sample values",ylab="frequency of values",)
 
axis(1, at=seq(74,78,.1), label=F, tick=T, tck=-.05)
axis(1, at=seq(74,78,.5), tck=-.1)
abline(v=thetaBar,col="black",lwd=2,lty=2)
abline(v=median_dist,col="red",lwd=2,lty=1)
abline(v=thetaBar-1.96*seEst,col="blue",lwd=2,lty=2)
abline(v=thetaBar+1.96*seEst,col="blue",lwd=2,lty=2)


n <- length(waitdur)
theta <- median(waitdur)
jkinv <- sapply(1 : n,
             function(i) {Fn <- ecdf(waitdur[-i]);
                             Fn(theta)}
)
#head(jkinv)

thetaBar <- mean(jkinv)
#thetaBar
jkexpinv <- (jkinv-thetaBar)*sqrt(n)+thetaBar
jkexpand <- quantile(waitdur,jkexpinv) 
#head(jkexpand)
biasEst <- (n - 1) * (thetaBar - theta)
seEst <- sqrt((n - 1) * mean((jkinv - thetaBar)^2))
print("Jackknife estimates using percentile scale and backtransformed")
quantile(waitdur,thetaBar)
quantile(waitdur,thetaBar-1.96*seEst)
quantile(waitdur,thetaBar+1.96*seEst)

par(fig=c(0,1,0,0.3), new=TRUE)
hist(jkexpand,breaks=60,xlim=c(74,78),main="Drop one unit Jackknife subsamples of median using percentile scale",xaxt="n",sub="Fig. 11c",xlab="jackknife median sample values",ylab="frequency of values",)
 
axis(1, at=seq(74,78,.1), label=F, tick=T, tck=-.05)
axis(1, at=seq(74,78,.5), tck=-.1)
abline(v=quantile(waitdur,thetaBar),col="black",lwd=2,lty=2)
abline(v=median_dist,col="red",lwd=2,lty=1)
abline(v=quantile(waitdur,thetaBar-1.96*seEst),col="blue",lwd=2,lty=2)
abline(v=quantile(waitdur,thetaBar+1.96*seEst),col="blue",lwd=2,lty=2)

mtext("Median variance and 95% Confidence Interval estimates", side=3, outer=TRUE, line=-1.5)
mtext("skewed distribution case 2 - weighted bivariate normal", side=3, outer=TRUE, line=-3)
mtext("red - pop'n value, black - sample median, blue - 2.5%/97.5% CI bounds", side=3, outer=TRUE, line=-5)

